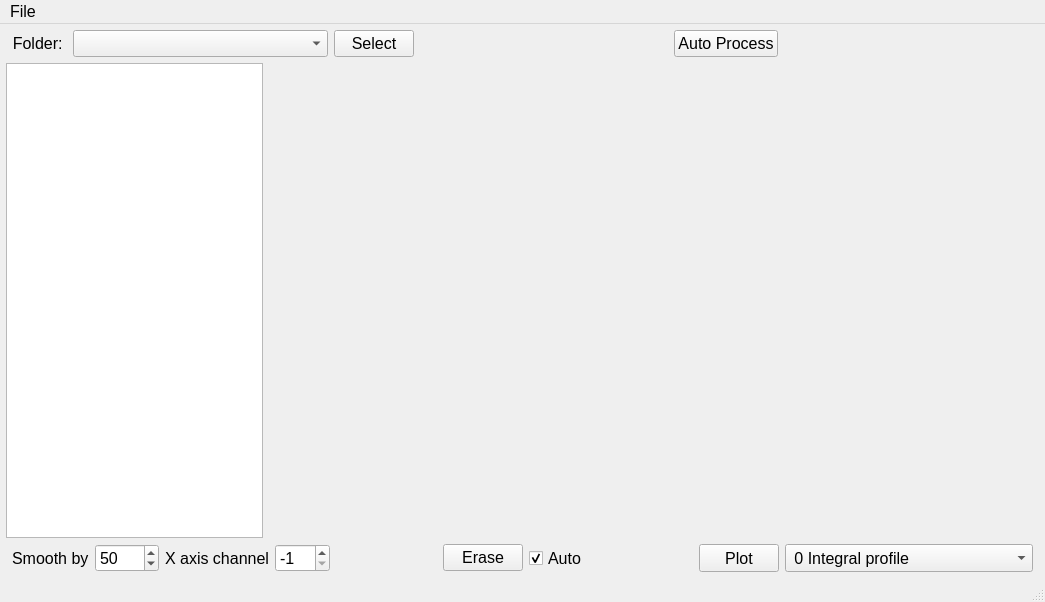
<?xml version="1.0" encoding="UTF-8"?>
<ui version="4.0">
 <class>MainWindow</class>
 <widget class="QMainWindow" name="MainWindow">
  <property name="geometry">
   <rect>
    <x>0</x>
    <y>0</y>
    <width>1045</width>
    <height>602</height>
   </rect>
  </property>
  <property name="font">
   <font>
    <pointsize>12</pointsize>
   </font>
  </property>
  <property name="windowTitle">
   <string>Emittance Plot Processing</string>
  </property>
  <widget class="QWidget" name="centralwidget">
   <layout class="QVBoxLayout" name="verticalLayout">
    <property name="sizeConstraint">
     <enum>QLayout::SetDefaultConstraint</enum>
    </property>
    <property name="margin">
     <number>6</number>
    </property>
    <item>
     <layout class="QHBoxLayout" name="horizontalLayout_2">
      <property name="sizeConstraint">
       <enum>QLayout::SetDefaultConstraint</enum>
      </property>
      <property name="leftMargin">
       <number>6</number>
      </property>
      <property name="rightMargin">
       <number>6</number>
      </property>
      <item>
       <widget class="QLabel" name="label_2">
        <property name="sizePolicy">
         <sizepolicy hsizetype="Preferred" vsizetype="Preferred">
          <horstretch>0</horstretch>
          <verstretch>0</verstretch>
         </sizepolicy>
        </property>
        <property name="minimumSize">
         <size>
          <width>0</width>
          <height>0</height>
         </size>
        </property>
        <property name="font">
         <font>
          <pointsize>12</pointsize>
         </font>
        </property>
        <property name="text">
         <string>Folder: </string>
        </property>
        <property name="alignment">
         <set>Qt::AlignRight|Qt::AlignTrailing|Qt::AlignVCenter</set>
        </property>
       </widget>
      </item>
      <item>
       <widget class="QComboBox" name="comboBox_2">
        <property name="sizePolicy">
         <sizepolicy hsizetype="Expanding" vsizetype="Preferred">
          <horstretch>0</horstretch>
          <verstretch>0</verstretch>
         </sizepolicy>
        </property>
        <property name="editable">
         <bool>false</bool>
        </property>
       </widget>
      </item>
      <item>
       <widget class="QPushButton" name="pushButton_2">
        <property name="sizePolicy">
         <sizepolicy hsizetype="Preferred" vsizetype="Preferred">
          <horstretch>0</horstretch>
          <verstretch>0</verstretch>
         </sizepolicy>
        </property>
        <property name="font">
         <font>
          <pointsize>12</pointsize>
         </font>
        </property>
        <property name="text">
         <string>Select</string>
        </property>
       </widget>
      </item>
      <item>
       <spacer name="horizontalSpacer_3">
        <property name="orientation">
         <enum>Qt::Horizontal</enum>
        </property>
        <property name="sizeType">
         <enum>QSizePolicy::Expanding</enum>
        </property>
        <property name="sizeHint" stdset="0">
         <size>
          <width>40</width>
          <height>20</height>
         </size>
        </property>
       </spacer>
      </item>
      <item>
       <widget class="QPushButton" name="pushButton_4">
        <property name="sizePolicy">
         <sizepolicy hsizetype="Preferred" vsizetype="Preferred">
          <horstretch>0</horstretch>
          <verstretch>0</verstretch>
         </sizepolicy>
        </property>
        <property name="font">
         <font>
          <pointsize>12</pointsize>
         </font>
        </property>
        <property name="text">
         <string>Auto Process</string>
        </property>
       </widget>
      </item>
      <item>
       <spacer name="horizontalSpacer_4">
        <property name="orientation">
         <enum>Qt::Horizontal</enum>
        </property>
        <property name="sizeHint" stdset="0">
         <size>
          <width>40</width>
          <height>20</height>
         </size>
        </property>
       </spacer>
      </item>
     </layout>
    </item>
    <item>
     <layout class="QHBoxLayout" name="horizontalLayout" stretch="1,3">
      <item>
       <layout class="QVBoxLayout" name="verticalLayout_5" stretch="0">
        <property name="sizeConstraint">
         <enum>QLayout::SetDefaultConstraint</enum>
        </property>
        <item>
         <widget class="QListWidget" name="listWidget">
          <property name="sizePolicy">
           <sizepolicy hsizetype="Expanding" vsizetype="Expanding">
            <horstretch>0</horstretch>
            <verstretch>0</verstretch>
           </sizepolicy>
          </property>
          <property name="font">
           <font>
            <pointsize>12</pointsize>
           </font>
          </property>
          <property name="midLineWidth">
           <number>0</number>
          </property>
          <property name="editTriggers">
           <set>QAbstractItemView::NoEditTriggers</set>
          </property>
          <property name="alternatingRowColors">
           <bool>false</bool>
          </property>
          <property name="selectionMode">
           <enum>QAbstractItemView::MultiSelection</enum>
          </property>
          <property name="horizontalScrollMode">
           <enum>QAbstractItemView::ScrollPerPixel</enum>
          </property>
         </widget>
        </item>
       </layout>
      </item>
      <item>
       <widget class="MplWidget" name="mplWidget" native="true">
        <property name="sizePolicy">
         <sizepolicy hsizetype="Expanding" vsizetype="Expanding">
          <horstretch>0</horstretch>
          <verstretch>0</verstretch>
         </sizepolicy>
        </property>
       </widget>
      </item>
     </layout>
    </item>
    <item>
     <layout class="QHBoxLayout" name="horizontalLayout_3">
      <property name="leftMargin">
       <number>6</number>
      </property>
      <property name="rightMargin">
       <number>6</number>
      </property>
      <item>
       <widget class="QLabel" name="label">
        <property name="sizePolicy">
         <sizepolicy hsizetype="Fixed" vsizetype="Preferred">
          <horstretch>0</horstretch>
          <verstretch>0</verstretch>
         </sizepolicy>
        </property>
        <property name="font">
         <font>
          <pointsize>12</pointsize>
         </font>
        </property>
        <property name="focusPolicy">
         <enum>Qt::NoFocus</enum>
        </property>
        <property name="text">
         <string>Smooth by</string>
        </property>
       </widget>
      </item>
      <item>
       <widget class="QSpinBox" name="spinBox">
        <property name="sizePolicy">
         <sizepolicy hsizetype="Preferred" vsizetype="Preferred">
          <horstretch>0</horstretch>
          <verstretch>0</verstretch>
         </sizepolicy>
        </property>
        <property name="minimumSize">
         <size>
          <width>0</width>
          <height>0</height>
         </size>
        </property>
        <property name="font">
         <font>
          <pointsize>12</pointsize>
         </font>
        </property>
        <property name="maximum">
         <number>9999</number>
        </property>
        <property name="value">
         <number>50</number>
        </property>
       </widget>
      </item>
      <item>
       <widget class="QLabel" name="label_3">
        <property name="font">
         <font>
          <pointsize>12</pointsize>
         </font>
        </property>
        <property name="frameShape">
         <enum>QFrame::NoFrame</enum>
        </property>
        <property name="text">
         <string>X axis channel</string>
        </property>
       </widget>
      </item>
      <item>
       <widget class="QSpinBox" name="spinBox_2">
        <property name="sizePolicy">
         <sizepolicy hsizetype="Preferred" vsizetype="Preferred">
          <horstretch>0</horstretch>
          <verstretch>0</verstretch>
         </sizepolicy>
        </property>
        <property name="font">
         <font>
          <pointsize>12</pointsize>
         </font>
        </property>
        <property name="minimum">
         <number>-1</number>
        </property>
        <property name="maximum">
         <number>999</number>
        </property>
        <property name="value">
         <number>-1</number>
        </property>
       </widget>
      </item>
      <item>
       <spacer name="horizontalSpacer">
        <property name="orientation">
         <enum>Qt::Horizontal</enum>
        </property>
        <property name="sizeHint" stdset="0">
         <size>
          <width>40</width>
          <height>20</height>
         </size>
        </property>
       </spacer>
      </item>
      <item>
       <widget class="QPushButton" name="pushButton_7">
        <property name="text">
         <string>Erase</string>
        </property>
       </widget>
      </item>
      <item>
       <widget class="QCheckBox" name="checkBox">
        <property name="sizePolicy">
         <sizepolicy hsizetype="Minimum" vsizetype="Preferred">
          <horstretch>0</horstretch>
          <verstretch>0</verstretch>
         </sizepolicy>
        </property>
        <property name="font">
         <font>
          <pointsize>12</pointsize>
         </font>
        </property>
        <property name="text">
         <string>Auto</string>
        </property>
        <property name="checked">
         <bool>true</bool>
        </property>
       </widget>
      </item>
      <item>
       <spacer name="horizontalSpacer_2">
        <property name="orientation">
         <enum>Qt::Horizontal</enum>
        </property>
        <property name="sizeHint" stdset="0">
         <size>
          <width>20</width>
          <height>20</height>
         </size>
        </property>
       </spacer>
      </item>
      <item>
       <widget class="QPushButton" name="pushButton_6">
        <property name="sizePolicy">
         <sizepolicy hsizetype="Minimum" vsizetype="Preferred">
          <horstretch>0</horstretch>
          <verstretch>0</verstretch>
         </sizepolicy>
        </property>
        <property name="font">
         <font>
          <pointsize>12</pointsize>
         </font>
        </property>
        <property name="text">
         <string>Plot</string>
        </property>
       </widget>
      </item>
      <item>
       <widget class="QComboBox" name="comboBox">
        <property name="sizePolicy">
         <sizepolicy hsizetype="Expanding" vsizetype="Preferred">
          <horstretch>0</horstretch>
          <verstretch>0</verstretch>
         </sizepolicy>
        </property>
        <property name="font">
         <font>
          <pointsize>12</pointsize>
         </font>
        </property>
        <item>
         <property name="text">
          <string> 0 Integral profile</string>
         </property>
        </item>
        <item>
         <property name="text">
          <string> 1 Maximum profile</string>
         </property>
        </item>
        <item>
         <property name="text">
          <string> 2 Contour plot</string>
         </property>
        </item>
        <item>
         <property name="text">
          <string> 3 Color contour plot</string>
         </property>
        </item>
        <item>
         <property name="text">
          <string> 4 Contour levels</string>
         </property>
        </item>
        <item>
         <property name="text">
          <string>-------------------</string>
         </property>
        </item>
        <item>
         <property name="text">
          <string> 6 Calculated data contours</string>
         </property>
        </item>
        <item>
         <property name="text">
          <string> 7 Regular divergence reduced</string>
         </property>
        </item>
        <item>
         <property name="text">
          <string> 8 Scan voltage range</string>
         </property>
        </item>
        <item>
         <property name="text">
          <string> 9 Regions and offsets</string>
         </property>
        </item>
        <item>
         <property name="text">
          <string>10 Zero line debug</string>
         </property>
        </item>
        <item>
         <property name="text">
          <string>11 Scale and range</string>
         </property>
        </item>
        <item>
         <property name="text">
          <string>12 Calculated X0</string>
         </property>
        </item>
        <item>
         <property name="text">
          <string>13 Shifted jets</string>
         </property>
        </item>
        <item>
         <property name="text">
          <string>14 N x N no divergence</string>
         </property>
        </item>
        <item>
         <property name="text">
          <string>15 Cross section contours</string>
         </property>
        </item>
        <item>
         <property name="text">
          <string>16 Raw signals</string>
         </property>
        </item>
        <item>
         <property name="text">
          <string>17 Processed signals</string>
         </property>
        </item>
        <item>
         <property name="text">
          <string>18 Elementary jet</string>
         </property>
        </item>
       </widget>
      </item>
     </layout>
    </item>
   </layout>
  </widget>
  <widget class="QMenuBar" name="menubar">
   <property name="geometry">
    <rect>
     <x>0</x>
     <y>0</y>
     <width>1045</width>
     <height>20</height>
    </rect>
   </property>
   <widget class="QMenu" name="menuFile">
    <property name="sizePolicy">
     <sizepolicy hsizetype="Preferred" vsizetype="Preferred">
      <horstretch>0</horstretch>
      <verstretch>0</verstretch>
     </sizepolicy>
    </property>
    <property name="font">
     <font>
      <pointsize>12</pointsize>
     </font>
    </property>
    <property name="title">
     <string>File</string>
    </property>
    <addaction name="actionOpen"/>
    <addaction name="actionQuit"/>
   </widget>
   <addaction name="menuFile"/>
  </widget>
  <widget class="QStatusBar" name="statusbar"/>
  <action name="actionOpen">
   <property name="text">
    <string>Open</string>
   </property>
  </action>
  <action name="actionQuit">
   <property name="text">
    <string>Quit</string>
   </property>
  </action>
 </widget>
 <customwidgets>
  <customwidget>
   <class>MplWidget</class>
   <extends>QWidget</extends>
   <header>mplwidget</header>
   <container>1</container>
  </customwidget>
 </customwidgets>
 <resources/>
 <connections/>
</ui>
